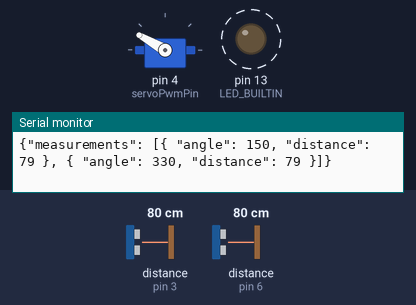
This sketch was run on a simulated Arduino Uno, built with avr-gcc and run on an emulated ATmega328P. Parts: servo, output pins drawn as LEDs (lit = HIGH), the last lines printed to the serial monitor. Wiring (inferred from the names in the program): 2 × ultrasonic range finder: trigger pin 2, echo pin 3 / trigger pin 5, echo pin 6. Dashed ring = blinking. The test bench sets the inputs (shaded band); at power-on: distance to the obstacle (sensors on pin 6, pin 3) 80 cm. The echo pulse lasts 58.3 µs per cm; pins used as bus, display or sensor lines are not drawn.

Above: at 7.2 s.
7.3 s: distance to the obstacle (sensor on pin 6) set to 250 cm
At 7.47 s:
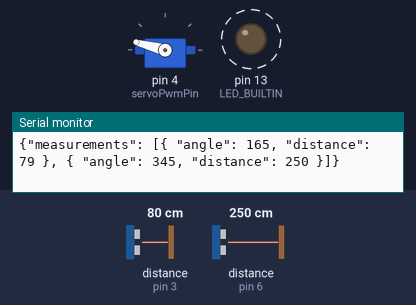
10.3 s: distance to the obstacle (sensor on pin 3) set to 250 cm
At 10.34 s:
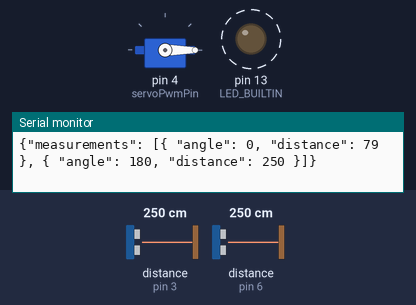
Timing chart, 0 to 14.3 s (numbered marks = the images above; inputs shaded):
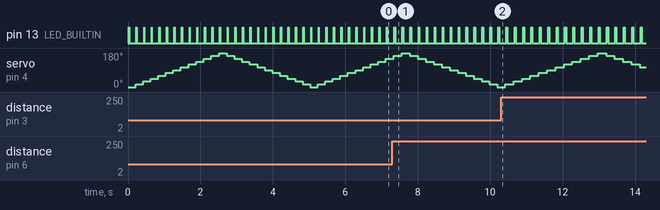

Measured:
- by itself, pin 13 (LED_BUILTIN): alternates HIGH for 0.01 s and LOW for 0.20 s

The sketch:

hcsr04_ultrasonic_radar.ino
```cpp
#include <Servo.h>

#define sensor1TriggerPin 2
#define sensor1EchoPin 3
#define servoPwmPin 4
#define sensor2TriggerPin 5
#define sensor2EchoPin 6

/**
 * An abstraction for a ultrasonic measurement of a specific angle.
 */
struct Measurement {
  long distance; // distance in cm
  short angle; // angle in degrees (0,360)
};

/**
 * Encapsualtes a color definition in rgb
 */
struct Color {
  const short r; // (0,255)
  const short g; // (0,255)
  const short b; // (0,255)
};

/**
 * Consists of a threshold in cm and a color, that should be applied, if
 *
 */
struct RangeMapping {
  const int threshold; // the threshold
  const Color color; // the color to be used, if the distance is SMALLER than "threshold"
};

/**
 * Number of LEDs on the neopixel strip.
 */
const short NEOPIXEL_COUNT = 24;

/**
 * A list of mappings that maps thresholds (distances) to colors.
 * The list needs to be ordered (ascending by distance/threshold).
 * A lower distance wins over higher distances.
 */
const RangeMapping RANGE_MAPPINGS[] = {
  {20, {255, 0, 0}}, // red from 20cm or less
  {150, {255, 255, 0}}, // yellow from 150
  {500, {0, 0, 255}}, // blue from 500
  {1000, {0, 255, 0}} // green from 1000
};

/**
 * Degrees for each step by the servo.
 */
const float SERVO_STEP = 360.0/(float)NEOPIXEL_COUNT; // we have NEOPIXEL_COUNT LEDs on our neopixel ring, so we want to increase our angle by  => 360/24 = 15
/**
 * The delay between two servo/measurement steps.
 */
const int AFTER_MEASURE_DELAY = 150; // min 100
/**
 * Time needed by the motor to move to the desired position
 */
const int MOTOR_ACTION_TIME = 25;

/**
 * The servo that is moved between two measurements
 */
Servo servo;


void setup() {
  // configure output
  Serial.begin(9600);

  // configure leds
  pinMode(LED_BUILTIN, OUTPUT);

  // configure our ultrasonic sensors
  pinMode(sensor1TriggerPin, OUTPUT);
  pinMode(sensor1EchoPin, INPUT);
  pinMode(sensor2TriggerPin, OUTPUT);
  pinMode(sensor2EchoPin, INPUT);

  // configure servos
  servo.attach(servoPwmPin);  // attaches the servo on pin 9 to the servo object
}

/**
 * Measures the distance using one ultrasonic sensor.
 * Returns the distance in cm or -1, if reading failed.
 */
long measure(const int triggerPin, const int echoPin) {
  // TODO: a low-pass filter over multiple measurements would be nice to have here

  // ensure the echo pin is low
  if (digitalRead(echoPin) == HIGH) {
    // await the low state of the echo pin
    long e = pulseIn(echoPin, LOW);
  }

  // trigger pulse
  digitalWrite(triggerPin, LOW);
  delayMicroseconds(2);
  digitalWrite(triggerPin, HIGH);
  delayMicroseconds(10);
  digitalWrite(triggerPin, LOW);

  // await echo
  const long duration = pulseIn(echoPin, HIGH);
  if (duration == 0) {
    // TODO: failed, for now we return -1
    return -1;
  }
  // calculate distance in cm
  const int distance = (duration / 2) / 29.1; // magic?
  return distance;
}

/**
 * Given a distance, determines the color to set by the static RangeMappings.
 */
Color determineColorByDistance(const long distance) {
  int colorIndex = 0;
  for(int i = 0; i < sizeof(RANGE_MAPPINGS) / sizeof(struct Color); i++) {
    if(RANGE_MAPPINGS[i].threshold <= distance) {
      colorIndex = i;
    } else {
      break;
    }
  }
  return RANGE_MAPPINGS[colorIndex].color;
}

/**
 * Mock for neoPixel api
 */
void setPixelColor(int pixelNo, int r, int g, int b) {
  //Serial.println("Setting neopixel " + String(pixelNo) + " to " + String(r) + "," + String(g) + "," + String(b));
}

/**
 * Sets the neopixel LEDs based on a discrete step we make.
 */
void setLEDs(int currentStep, Measurement* measurementBuffer) {
  // -- currentStep will be in [0, NEOPIXEL_COUNT/2]
  // we know that our servo steps map roughly to our led count
  // since we can only move 180° and we have two ultrasonic sensors head to head,
  // we also know, that for each 360/NEOPIXEL_COUNT wide step, our sensors point at the currentStep and the 180°
  // further angle as well (which is the (currentStep + (NUM_STEPS/2)-1)%NUM_STEPS-th step).
  int led1_no = currentStep;
  int led2_no = (currentStep + (NEOPIXEL_COUNT/2-1)) % NEOPIXEL_COUNT;
  int led1_distance = measurementBuffer[0].distance;
  int led2_distance = measurementBuffer[1].distance;

  // map distance to color
  Color led1_color = determineColorByDistance(led1_distance);
  Color led2_color = determineColorByDistance(led2_distance);

  // set neopixel leds
  // TODO: strip.setPixelColor(led1_no, led1_color.r, led1_color.g, led1_color.b);
  // TODO: strip.setPixelColor(led2_no, led2_color.r, led2_color.g, led2_color.b);
  setPixelColor(led1_no, led1_color.r, led1_color.g, led1_color.b);
  setPixelColor(led2_no, led2_color.r, led2_color.g, led2_color.b);

  // TODO: set brightness by scaling it from 100% to 20% with 100% = just set and 20% = not set for NEOPIXEL_COUNT/2-1 steps
}

/**
   Prints out the angle and distances as json data to the Serial interface.
*/
void communicateOutput(Measurement measurements[]) {
  const int distance0 = measurements[0].distance;
  const short angle0 = measurements[0].angle; // angle for sensor at 0 degree

  const int distance180 = measurements[1].distance;
  const int angle180 = measurements[1].angle; // angle for sensor at 180 degree
  const String json = "{\"measurements\": [{ \"angle\": " + String(angle0) + ", \"distance\": " + String(distance0) + " }, { \"angle\": " + String(angle180) + ", \"distance\": " + String(distance180) + " }]}";
  Serial.println(json);
}

/**
 * Measures the distance for both ultrasonic sensors and writes the results into the given meassurementBuffer
 */
void measureAll(short currentAngle, Measurement* measurementBuffer) {
  digitalWrite(LED_BUILTIN, HIGH); // signal measurement phase
  long distance0 = measure(sensor1TriggerPin, sensor1EchoPin);
  long distance180 = measure(sensor2TriggerPin, sensor2EchoPin); // TODO measure with two sensors
  //long distance180 = -1;
  digitalWrite(LED_BUILTIN, LOW);


  // write to buffer, if given
  if(measurementBuffer) {
    // build the result objects
    Measurement measurement0, measurement180;
    measurement0.angle = currentAngle; // angle for sensor at 0 degree
    measurement0.distance = distance0;
    measurement180.angle = 180 + currentAngle; // angle for sensor at 180 degree
    measurement180.distance = distance180;

    // add them to the output buffer
    measurementBuffer[0] = measurement0;
    measurementBuffer[1] = measurement180;
  }
}

void loop() {
  float currentAngle;
  Measurement measurementBuffer[2];
  int stepNo = 0;

  // move servo continuously forth and back by discrete angle
  for (currentAngle = 0; currentAngle <= 180; currentAngle += SERVO_STEP) { // goes from 0 degrees to 180 degrees
    servo.write(currentAngle);
    delay(MOTOR_ACTION_TIME);
    measureAll(currentAngle, measurementBuffer);
    setLEDs(stepNo, measurementBuffer);
    communicateOutput(measurementBuffer);
    delay(AFTER_MEASURE_DELAY);
    stepNo += 1;
  }

  stepNo = NEOPIXEL_COUNT/2-1;
  for (currentAngle = 180 - SERVO_STEP; currentAngle > 0; currentAngle -= SERVO_STEP) { // goes from 180 degrees to 0 degrees
    servo.write(currentAngle);
    delay(MOTOR_ACTION_TIME);
    measureAll(currentAngle, measurementBuffer);
    setLEDs(stepNo, measurementBuffer);
    communicateOutput(measurementBuffer);
    delay(AFTER_MEASURE_DELAY);
    stepNo -= 1;
  }
}
```
